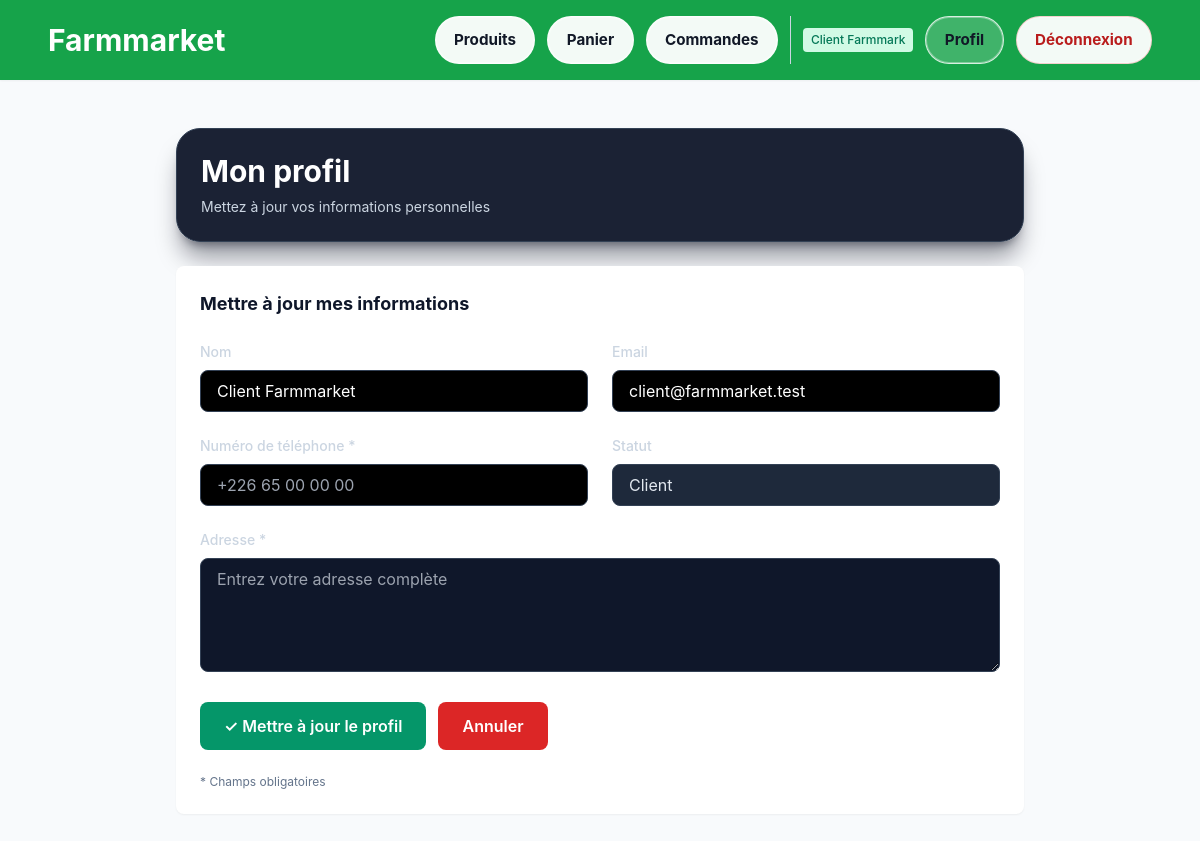
The page /index.php?action=profile (signed in) on the database its author committed.
### tables this page shows
CREATE TABLE users (
    id INT AUTO_INCREMENT PRIMARY KEY,
    name VARCHAR(100) NOT NULL,
    email VARCHAR(150) NOT NULL UNIQUE,
    password VARCHAR(255) NOT NULL,
    role ENUM('client', 'farmer', 'delivery', 'admin') NOT NULL DEFAULT 'client',
    phone VARCHAR(20),
    address TEXT,
    farm_name VARCHAR(255),
    created_at DATETIME NOT NULL
);

### core/Controller.php (called while the page is built, shortened)
<?php
class Controller
{
    public function render($view, $data = [])
    {
        extract($data, EXTR_SKIP);
        require __DIR__ . '/../views/' . $view;
    }
}

### controllers/accountController.php (called while the page is built, shortened)
<?php
require_once __DIR__ . '/../models/UserModel.php';
require_once __DIR__ . '/../core/Controller.php';
function profile()
{
    $controller = new Controller();
    $userModel = new UserModel();
    $user = $userModel->find($_SESSION['user']['id']);
    $errors = [];
    $success = false;
    $controller->render('account/profile.php', [
        'user' => $user,
        'errors' => $errors,
        'success' => $success
    ]);
}

### core/Model.php (called while the page is built, shortened)
<?php
class Model
{
    public function __construct()
    {
        global $pdo;
        $this->db = $pdo;
    }
}

### models/UserModel.php (called while the page is built, shortened)
<?php
require_once __DIR__ . '/../core/Model.php';
class UserModel extends Model
{
    public function find($id)
    {
        $stmt = $this->db->prepare('SELECT * FROM users WHERE id = ?');
        $stmt->execute([$id]);
        return $stmt->fetch(PDO::FETCH_ASSOC);
    }
}

### views/account/profile.php (the view, shortened to what this page needs)
<?php require __DIR__ . '/../partials/header.php'; ?>
<div class="container mx-auto p-6 pb-10 max-w-4xl">
    <div class="rounded-3xl border p-6 shadow-xl mb-6 <?= $user['role'] === 'delivery' ? 'bg-amber-900/95 border-amber-800 shadow-amber-950/40' : 'bg-slate-900/95 border-slate-700 shadow-slate-950/40' ?>">
        <h1 class="text-2xl md:text-3xl font-bold mb-2 <?= $user['role'] === 'delivery' ? 'text-amber-100' : 'text-white' ?>">Mon profil</h1>
        <p class="<?= $user['role'] === 'delivery' ? 'text-amber-200' : 'text-slate-300' ?> text-sm">Mettez à jour vos informations personnelles</p>
    </div>
    <div class="grid grid-cols-1 gap-6">
        <div class="rounded-lg bg-white p-4 md:p-6 shadow-sm">
            <h2 class="text-lg font-bold mb-6">Mettre à jour mes informations</h2>
            <form method="POST" class="space-y-6">
                <div class="grid grid-cols-1 md:grid-cols-2 gap-6">
                    <div>
                        <label class="block text-sm font-medium text-slate-300 mb-2">Nom</label>
                        <input type="text" name="name" value="<?= htmlspecialchars($user['name']) ?>" class="w-full rounded-lg border border-slate-700 bg-black px-4 py-2 text-white focus:outline-none focus:ring-2 focus:ring-blue-500" />
                    </div>
                    <div>
                        <label class="block text-sm font-medium text-slate-300 mb-2">Email</label>
                        <input type="email" name="email" value="<?= htmlspecialchars($user['email']) ?>" class="w-full rounded-lg border border-slate-700 bg-black px-4 py-2 text-white focus:outline-none focus:ring-2 focus:ring-blue-500" />
                    </div>
                </div>
                <div class="grid grid-cols-1 md:grid-cols-2 gap-6">
                    <div>
                        <label class="block text-sm font-medium text-slate-300 mb-2">Numéro de téléphone *</label>
                        <input type="tel" name="phone" value="<?= htmlspecialchars($user['phone'] ?? '') ?>" required class="w-full rounded-lg border border-slate-700 bg-black px-4 py-2 text-white focus:outline-none focus:ring-2 focus:ring-blue-500" placeholder="+226 65 00 00 00" />
                    </div>
                    <div>
                        <label class="block text-sm font-medium text-slate-300 mb-2">Statut</label>
                        <input type="text" value="<?php
                            switch ($user['role']) {
                                default:
                                    echo 'Client';
                                    break;
                            }
                        ?>" disabled class="w-full rounded-lg border border-slate-700 bg-slate-800 text-slate-200 px-4 py-2" />
                    </div>
                </div>
                <div>
                    <label class="block text-sm font-medium text-slate-300 mb-2">Adresse *</label>
                    <textarea name="address" rows="4" required data-editable class="w-full rounded-lg border border-slate-700 bg-slate-900 px-4 py-2 text-slate-100 focus:outline-none focus:ring-2 focus:ring-blue-500" placeholder="Entrez votre adresse complète"><?= htmlspecialchars($user['address'] ?? '') ?></textarea>
                </div>
                <div class="flex gap-3">
                    <button type="submit" class="inline-flex items-center justify-center rounded-lg bg-emerald-600 px-6 py-3 text-white font-semibold hover:bg-emerald-700 transition-colors">
                        ✓ Mettre à jour le profil
                    </button>
                    <a href="index.php?action=<?= $user['role'] === 'farmer' ? 'farmer/dashboard' : ($user['role'] === 'delivery' ? 'delivery/dashboard' : 'home') ?>" class="inline-flex items-center justify-center rounded-lg bg-red-600 px-6 py-3 text-white font-semibold hover:bg-red-700 transition-colors">
                        Annuler
                    </a>
                </div>
                <p class="text-xs text-slate-500 mt-4">* Champs obligatoires</p>
            </form>
        </div>
    </div>
</div>
<?php require __DIR__ . '/../partials/footer.php'; ?>

### rows shown on the page
users: name "Client Farmmarket", email "client@farmmarket.test", role "Client"

### other values the page prints
$link['label'] "Produits"
$link['label'] "Panier"
$link['label'] "Commandes"
substr($_SESSION['user']['name'], 0, 15) "Client Farmmark"
